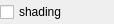
<ui version="4.0" >
 <class>IStatusCanvas</class>
 <widget class="QWidget" name="IStatusCanvas" >
  <property name="geometry" >
   <rect>
    <x>0</x>
    <y>0</y>
    <width>114</width>
    <height>24</height>
   </rect>
  </property>
  <property name="windowTitle" >
   <string>Form</string>
  </property>
  <layout class="QHBoxLayout" >
   <property name="leftMargin" >
    <number>0</number>
   </property>
   <property name="topMargin" >
    <number>0</number>
   </property>
   <property name="rightMargin" >
    <number>0</number>
   </property>
   <property name="bottomMargin" >
    <number>0</number>
   </property>
   <item>
    <widget class="QCheckBox" name="checkShading" >
     <property name="toolTip" >
      <string>Enable / disable map shading. There has to be digital elevation data in the current map collection, to see shading.</string>
     </property>
     <property name="text" >
      <string>shading</string>
     </property>
    </widget>
   </item>
  </layout>
 </widget>
 <resources/>
 <connections/>
</ui>
